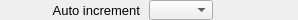
    <widget class="PyDMFrame" name="composite_2">
      <property name="geometry">
        <rect>
          <x>17</x>
          <y>133</y>
          <width>298</width>
          <height>20</height>
        </rect>
      </property>
      <widget class="QLabel" name="text_2">
        <property name="geometry">
          <rect>
            <x>0</x>
            <y>0</y>
            <width>140</width>
            <height>20</height>
          </rect>
        </property>
        <property name="text">
          <string>Auto increment</string>
        </property>
        <property name="font" stdset="0">
          <font>
            <pointsize>10</pointsize>
          </font>
        </property>
        <property name="brush" stdset="0">
          <brush brushstyle="SolidPattern">
            <color alpha="255">
              <red>0</red>
              <green>0</green>
              <blue>0</blue>
            </color>
          </brush>
        </property>
        <property name="toolTip">
          <string>text_2</string>
        </property>
        <property name="alignment">
          <set>Qt::AlignRight|Qt::AlignTrailing|Qt::AlignVCenter</set>
        </property>
        <property name="styleSheet">
          <string notr="true">QLabel#text_2 {
  color: rgb(0, 0, 0);
  }</string>
        </property>
      </widget>
      <widget class="PyDMEnumComboBox" name="menu">
        <property name="geometry">
          <rect>
            <x>149</x>
            <y>0</y>
            <width>64</width>
            <height>20</height>
          </rect>
        </property>
        <property name="toolTip">
          <string>${prefix}AutoIncrement</string>
        </property>
        <property name="channel" stdset="0">
          <string>ca://${prefix}AutoIncrement</string>
        </property>
        <property name="font" stdset="0">
          <font>
            <pointsize>10</pointsize>
          </font>
        </property>
        <property name="styleSheet">
          <string notr="true">PyDMEnumComboBox#menu {
  color: rgb(0, 0, 0);
  background-color: rgb(115, 223, 255);
  }</string>
        </property>
      </widget>
      <widget class="PyDMLabel" name="text_update_2">
        <property name="geometry">
          <rect>
            <x>218</x>
            <y>1</y>
            <width>80</width>
            <height>18</height>
          </rect>
        </property>
        <property name="toolTip">
          <string>PV: ${prefix}AutoIncrement_RBV</string>
        </property>
        <property name="channel" stdset="0">
          <string>ca://${prefix}AutoIncrement_RBV</string>
        </property>
        <property name="font" stdset="0">
          <font>
            <pointsize>10</pointsize>
          </font>
        </property>
        <property name="alignment">
          <set>Qt::AlignLeading|Qt::AlignLeft|Qt::AlignVCenter</set>
        </property>
        <property name="textInteractionFlags">
          <set>Qt::TextSelectableByKeyboard|Qt::TextSelectableByMouse</set>
        </property>
        <property name="styleSheet">
          <string notr="true">PyDMLabel#text_update_2 {
  color: rgb(10, 0, 184);
  background-color: rgb(187, 187, 187);
  }</string>
        </property>
      </widget>
    </widget>
